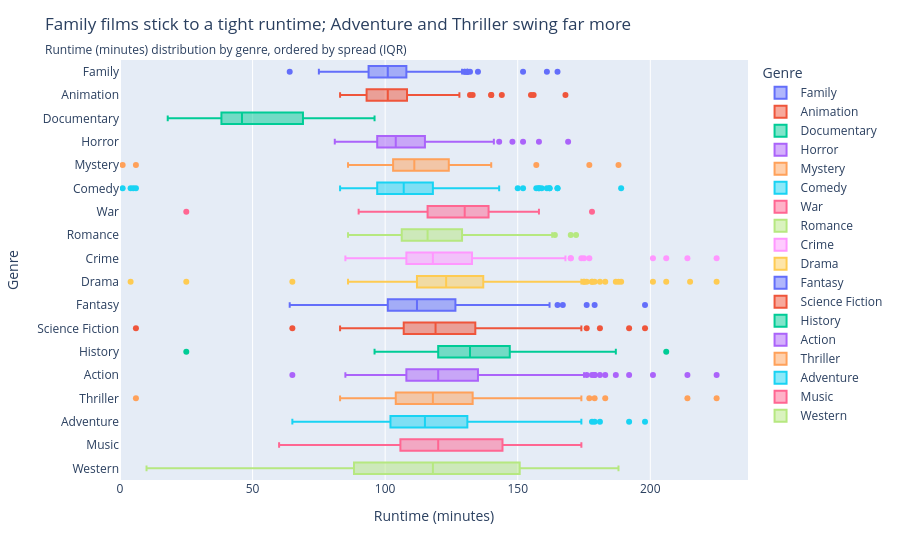

Notebook code for this chart:
### Code cell
fig_box = px.box(
    q_genres, x="runtime", y="genre_name", color="genre_name",
    points="outliers", category_orders={"genre_name": order},
    labels={"genre_name": "Genre", "runtime": "Runtime (minutes)"},
)
fig_box.update_layout(
    title=dict(
        text="Family films stick to a tight runtime; Adventure and Thriller swing far more",
        subtitle=dict(text="Runtime (minutes) distribution by genre, ordered by spread (IQR)"),
    )
)
fig_box.update_xaxes(rangemode="tozero")

### Figure 1 — Plotly figure (JSON) as saved in the notebook; plotly's stock layout.template omitted (floating-point values rounded to 4 significant figures; data arrays with more than 128 entries replaced by an {"elided": "..."} marker saying what was removed)
{"data": [{"alignmentgroup": "True", "boxpoints": "outliers", "hovertemplate": "Genre=%{y}<br>Runtime (minutes)=%{x}<extra></extra>", "legendgroup": "Family", "marker": {"color": "#636efa"}, "name": "Family", "notched": false, "offsetgroup": "Family", "orientation": "h", "showlegend": true, "type": "box", "x": {"elided": "185 int values"}, "x0": " ", "xaxis": "x", "y": {"elided": "185 str values"}, "y0": " ", "yaxis": "y"}, {"alignmentgroup": "True", "boxpoints": "outliers", "hovertemplate": "Genre=%{y}<br>Runtime (minutes)=%{x}<extra></extra>", "legendgroup": "Animation", "marker": {"color": "#EF553B"}, "name": "Animation", "notched": false, "offsetgroup": "Animation", "orientation": "h", "showlegend": true, "type": "box", "x": {"elided": "173 int values"}, "x0": " ", "xaxis": "x", "y": {"elided": "173 str values"}, "y0": " ", "yaxis": "y"}, {"alignmentgroup": "True", "boxpoints": "outliers", "hovertemplate": "Genre=%{y}<br>Runtime (minutes)=%{x}<extra></extra>", "legendgroup": "Documentary", "marker": {"color": "#00cc96"}, "name": "Documentary", "notched": false, "offsetgroup": "Documentary", "orientation": "h", "showlegend": true, "type": "box", "x": [45, 96, 60, 46, 18], "x0": " ", "xaxis": "x", "y": ["Documentary", "Documentary", "Documentary", "Documentary", "Documentary"], "y0": " ", "yaxis": "y"}, {"alignmentgroup": "True", "boxpoints": "outliers", "hovertemplate": "Genre=%{y}<br>Runtime (minutes)=%{x}<extra></extra>", "legendgroup": "Horror", "marker": {"color": "#ab63fa"}, "name": "Horror", "notched": false, "offsetgroup": "Horror", "orientation": "h", "showlegend": true, "type": "box", "x": {"elided": "140 int values"}, "x0": " ", "xaxis": "x", "y": {"elided": "140 str values"}, "y0": " ", "yaxis": "y"}, {"alignmentgroup": "True", "boxpoints": "outliers", "hovertemplate": "Genre=%{y}<br>Runtime (minutes)=%{x}<extra></extra>", "legendgroup": "Mystery", "marker": {"color": "#FFA15A"}, "name": "Mystery", "notched": false, "offsetgroup": "Mystery", "orientation": "h", "showlegend": true, "type": "box", "x": [127, 130, 188, 135, 109, 119, 122, 116, 120, 112, 96, 114, 104, 107, 97, 91, 104, 112, 121, 140, 105, 104, 100, 110, 117, 86, 128, 132, 102, 131, 116, 99, 109, 108, 132, 109, 124, 94, 87, 87, 119, 97, 108, 136, 108, 111, 125, 120, 123, 110, 108, 88, 93, 111, 99, 177, 116, 115, 126, 114, 127, 102, 123, 111, 103, 140, 102, 134, 157, 122, 128, 112, 118, 104, 110, 6, 119, 100, 119, 127, 101, 110, 134, 98, 102, 103, 108, 135, 131, 110, 129, 109, 133, 111, 103, 1, 95, 94], "x0": " ", "xaxis": "x", "y": ["Mystery", "Mystery", "Mystery", "Mystery", "Mystery", "Mystery", "Mystery", "Mystery", "Mystery", "Mystery", "Mystery", "Mystery", "Mystery", "Mystery", "Mystery", "Mystery", "Mystery", "Mystery", "Mystery", "Mystery", "Mystery", "Mystery", "Mystery", "Mystery", "Mystery", "Mystery", "Mystery", "Mystery", "Mystery", "Mystery", "Mystery", "Mystery", "Mystery", "Mystery", "Mystery", "Mystery", "Mystery", "Mystery", "Mystery", "Mystery", "Mystery", "Mystery", "Mystery", "Mystery", "Mystery", "Mystery", "Mystery", "Mystery", "Mystery", "Mystery", "Mystery", "Mystery", "Mystery", "Mystery", "Mystery", "Mystery", "Mystery", "Mystery", "Mystery", "Mystery", "Mystery", "Mystery", "Mystery", "Mystery", "Mystery", "Mystery", "Mystery", "Mystery", "Mystery", "Mystery", "Mystery", "Mystery", "Mystery", "Mystery", "Mystery", "Mystery", "Mystery", "Mystery", "Mystery", "Mystery", "Mystery", "Mystery", "Mystery", "Mystery", "Mystery", "Mystery", "Mystery", "Mystery", "Mystery", "Mystery", "Mystery", "Mystery", "Mystery", "Mystery", "Mystery", "Mystery", "Mystery", "Mystery"], "y0": " ", "yaxis": "y"}, {"alignmentgroup": "True", "boxpoints": "outliers", "hovertemplate": "Genre=%{y}<br>Runtime (minutes)=%{x}<extra></extra>", "legendgroup": "Comedy", "marker": {"color": "#19d3f3"}, "name": "Comedy", "notched": false, "offsetgroup": "Comedy", "orientation": "h", "showlegend": true, "type": "box", "x": {"elided": "363 int values"}, "x0": " ", "xaxis": "x", "y": {"elided": "363 str values"}, "y0": " ", "yaxis": "y"}, {"alignmentgroup": "True", "boxpoints": "outliers", "hovertemplate": "Genre=%{y}<br>Runtime (minutes)=%{x}<extra></extra>", "legendgroup": "War", "marker": {"color": "#FF6692"}, "name": "War", "notched": false, "offsetgroup": "War", "orientation": "h", "showlegend": true, "type": "box", "x": [90, 139, 124, 124, 124, 124, 107, 140, 136, 138, 116, 130, 119, 138, 108, 147, 122, 132, 25, 178, 97, 121, 149, 137, 135, 96, 130, 134, 148, 158, 141, 105, 144, 109, 101, 137, 125, 145, 113, 146, 134, 122], "x0": " ", "xaxis": "x", "y": ["War", "War", "War", "War", "War", "War", "War", "War", "War", "War", "War", "War", "War", "War", "War", "War", "War", "War", "War", "War", "War", "War", "War", "War", "War", "War", "War", "War", "War", "War", "War", "War", "War", "War", "War", "War", "War", "War", "War", "War", "War", "War"], "y0": " ", "yaxis": "y"}, {"alignmentgroup": "True", "boxpoints": "outliers", "hovertemplate": "Genre=%{y}<br>Runtime (minutes)=%{x}<extra></extra>", "legendgroup": "Romance", "marker": {"color": "#B6E880"}, "name": "Romance", "notched": false, "offsetgroup": "Romance", "orientation": "h", "showlegend": true, "type": "box", "x": [125, 105, 104, 105, 125, 109, 116, 133, 158, 119, 164, 112, 94, 129, 106, 116, 123, 110, 152, 124, 110, 170, 94, 97, 129, 118, 123, 122, 86, 109, 96, 120, 136, 114, 105, 121, 120, 100, 110, 112, 163, 104, 103, 110, 127, 135, 135, 122, 112, 116, 103, 116, 117, 106, 99, 172, 105, 125, 106, 140, 120, 115, 135, 111, 114, 115, 110, 156, 143, 112, 133, 105, 97, 99, 104, 126, 124, 128, 112, 107, 112, 135, 102, 103, 141, 103, 112, 162, 131, 127, 123, 132, 131, 115, 115, 133, 139, 137, 100, 124, 116, 123, 125, 116, 150, 133, 105], "x0": " ", "xaxis": "x", "y": ["Romance", "Romance", "Romance", "Romance", "Romance", "Romance", "Romance", "Romance", "Romance", "Romance", "Romance", "Romance", "Romance", "Romance", "Romance", "Romance", "Romance", "Romance", "Romance", "Romance", "Romance", "Romance", "Romance", "Romance", "Romance", "Romance", "Romance", "Romance", "Romance", "Romance", "Romance", "Romance", "Romance", "Romance", "Romance", "Romance", "Romance", "Romance", "Romance", "Romance", "Romance", "Romance", "Romance", "Romance", "Romance", "Romance", "Romance", "Romance", "Romance", "Romance", "Romance", "Romance", "Romance", "Romance", "Romance", "Romance", "Romance", "Romance", "Romance", "Romance", "Romance", "Romance", "Romance", "Romance", "Romance", "Romance", "Romance", "Romance", "Romance", "Romance", "Romance", "Romance", "Romance", "Romance", "Romance", "Romance", "Romance", "Romance", "Romance", "Romance", "Romance", "Romance", "Romance", "Romance", "Romance", "Romance", "Romance", "Romance", "Romance", "Romance", "Romance", "Romance", "Romance", "Romance", "Romance", "Romance", "Romance", "Romance", "Romance", "Romance", "Romance", "Romance", "Romance", "Romance", "Romance", "Romance", "Romance"], "y0": " ", "yaxis": "y"}, {"alignmentgroup": "True", "boxpoints": "outliers", "hovertemplate": "Genre=%{y}<br>Runtime (minutes)=%{x}<extra></extra>", "legendgroup": "Crime", "marker": {"color": "#FF97FF"}, "name": "Crime", "notched": false, "offsetgroup": "Crime", "orientation": "h", "showlegend": true, "type": "box", "x": {"elided": "151 int values"}, "x0": " ", "xaxis": "x", "y": {"elided": "151 str values"}, "y0": " ", "yaxis": "y"}, {"alignmentgroup": "True", "boxpoints": "outliers", "hovertemplate": "Genre=%{y}<br>Runtime (minutes)=%{x}<extra></extra>", "legendgroup": "Drama", "marker": {"color": "#FECB52"}, "name": "Drama", "notched": false, "offsetgroup": "Drama", "orientation": "h", "showlegend": true, "type": "box", "x": {"elided": "341 int values"}, "x0": " ", "xaxis": "x", "y": {"elided": "341 str values"}, "y0": " ", "yaxis": "y"}, {"alignmentgroup": "True", "boxpoints": "outliers", "hovertemplate": "Genre=%{y}<br>Runtime (minutes)=%{x}<extra></extra>", "legendgroup": "Fantasy", "marker": {"color": "#636efa"}, "name": "Fantasy", "notched": false, "offsetgroup": "Fantasy", "orientation": "h", "showlegend": true, "type": "box", "x": {"elided": "200 int values"}, "x0": " ", "xaxis": "x", "y": {"elided": "200 str values"}, "y0": " ", "yaxis": "y"}, {"alignmentgroup": "True", "boxpoints": "outliers", "hovertemplate": "Genre=%{y}<br>Runtime (minutes)=%{x}<extra></extra>", "legendgroup": "Science Fiction", "marker": {"color": "#EF553B"}, "name": "Science Fiction", "notched": false, "offsetgroup": "Science Fiction", "orientation": "h", "showlegend": true, "type": "box", "x": {"elided": "190 int values"}, "x0": " ", "xaxis": "x", "y": {"elided": "190 str values"}, "y0": " ", "yaxis": "y"}, {"alignmentgroup": "True", "boxpoints": "outliers", "hovertemplate": "Genre=%{y}<br>Runtime (minutes)=%{x}<extra></extra>", "legendgroup": "History", "marker": {"color": "#00cc96"}, "name": "History", "notched": false, "offsetgroup": "History", "orientation": "h", "showlegend": true, "type": "box", "x": [121, 147, 105, 127, 123, 129, 140, 122, 96, 127, 139, 125, 136, 116, 125, 138, 112, 132, 130, 141, 120, 136, 163, 130, 154, 119, 105, 153, 122, 138, 109, 147, 122, 135, 112, 25, 158, 98, 144, 138, 145, 153, 121, 160, 149, 159, 187, 135, 167, 141, 130, 116, 181, 157, 168, 158, 206, 128, 141, 112, 123, 105, 120, 109, 118, 133, 104, 144, 122, 156, 137, 113, 147, 122, 109, 161, 134], "x0": " ", "xaxis": "x", "y": ["History", "History", "History", "History", "History", "History", "History", "History", "History", "History", "History", "History", "History", "History", "History", "History", "History", "History", "History", "History", "History", "History", "History", "History", "History", "History", "History", "History", "History", "History", "History", "History", "History", "History", "History", "History", "History", "History", "History", "History", "History", "History", "History", "History", "History", "History", "History", "History", "History", "History", "History", "History", "History", "History", "History", "History", "History", "History", "History", "History", "History", "History", "History", "History", "History", "History", "History", "History", "History", "History", "History", "History", "History", "History", "History", "History", "History"], "y0": " ", "yaxis": "y"}, {"alignmentgroup": "True", "boxpoints": "outliers", "hovertemplate": "Genre=%{y}<br>Runtime (minutes)=%{x}<extra></extra>", "legendgroup": "Action", "marker": {"color": "#ab63fa"}, "name": "Action", "notched": false, "offsetgroup": "Action", "orientation": "h", "showlegend": true, "type": "box", "x": {"elided": "451 int values"}, "x0": " ", "xaxis": "x", "y": {"elided": "451 str values"}, "y0": " ", "yaxis": "y"}, {"alignmentgroup": "True", "boxpoints": "outliers", "hovertemplate": "Genre=%{y}<br>Runtime (minutes)=%{x}<extra></extra>", "legendgroup": "Thriller", "marker": {"color": "#FFA15A"}, "name": "Thriller", "notched": false, "offsetgroup": "Thriller", "orientation": "h", "showlegend": true, "type": "box", "x": {"elided": "240 int values"}, "x0": " ", "xaxis": "x", "y": {"elided": "240 str values"}, "y0": " ", "yaxis": "y"}, {"alignmentgroup": "True", "boxpoints": "outliers", "hovertemplate": "Genre=%{y}<br>Runtime (minutes)=%{x}<extra></extra>", "legendgroup": "Adventure", "marker": {"color": "#19d3f3"}, "name": "Adventure", "notched": false, "offsetgroup": "Adventure", "orientation": "h", "showlegend": true, "type": "box", "x": {"elided": "368 int values"}, "x0": " ", "xaxis": "x", "y": {"elided": "368 str values"}, "y0": " ", "yaxis": "y"}, {"alignmentgroup": "True", "boxpoints": "outliers", "hovertemplate": "Genre=%{y}<br>Runtime (minutes)=%{x}<extra></extra>", "legendgroup": "Music", "marker": {"color": "#FF6692"}, "name": "Music", "notched": false, "offsetgroup": "Music", "orientation": "h", "showlegend": true, "type": "box", "x": [115, 92, 147, 158, 108, 105, 93, 150, 135, 136, 100, 110, 121, 116, 150, 101, 91, 115, 110, 121, 145, 159, 115, 106, 144, 60, 112, 169, 91, 104, 141, 127, 122, 174, 150, 133, 120], "x0": " ", "xaxis": "x", "y": ["Music", "Music", "Music", "Music", "Music", "Music", "Music", "Music", "Music", "Music", "Music", "Music", "Music", "Music", "Music", "Music", "Music", "Music", "Music", "Music", "Music", "Music", "Music", "Music", "Music", "Music", "Music", "Music", "Music", "Music", "Music", "Music", "Music", "Music", "Music", "Music", "Music"], "y0": " ", "yaxis": "y"}, {"alignmentgroup": "True", "boxpoints": "outliers", "hovertemplate": "Genre=%{y}<br>Runtime (minutes)=%{x}<extra></extra>", "legendgroup": "Western", "marker": {"color": "#B6E880"}, "name": "Western", "notched": false, "offsetgroup": "Western", "orientation": "h", "showlegend": true, "type": "box", "x": [157, 188, 132, 10, 118, 88, 89], "x0": " ", "xaxis": "x", "y": ["Western", "Western", "Western", "Western", "Western", "Western", "Western"], "y0": " ", "yaxis": "y"}], "layout": {"boxmode": "overlay", "legend": {"title": {"text": "Genre"}, "tracegroupgap": 0}, "margin": {"t": 60}, "title": {"subtitle": {"text": "Runtime (minutes) distribution by genre, ordered by spread (IQR)"}, "text": "Family films stick to a tight runtime; Adventure and Thriller swing far more"}, "xaxis": {"anchor": "y", "domain": [0.0, 1.0], "rangemode": "tozero", "title": {"text": "Runtime (minutes)"}}, "yaxis": {"anchor": "x", "categoryarray": ["Western", "Music", "Adventure", "Thriller", "Action", "History", "Science Fiction", "Fantasy", "Drama", "Crime", "Romance", "War", "Comedy", "Mystery", "Horror", "Documentary", "Animation", "Family"], "categoryorder": "array", "domain": [0.0, 1.0], "title": {"text": "Genre"}}}}
